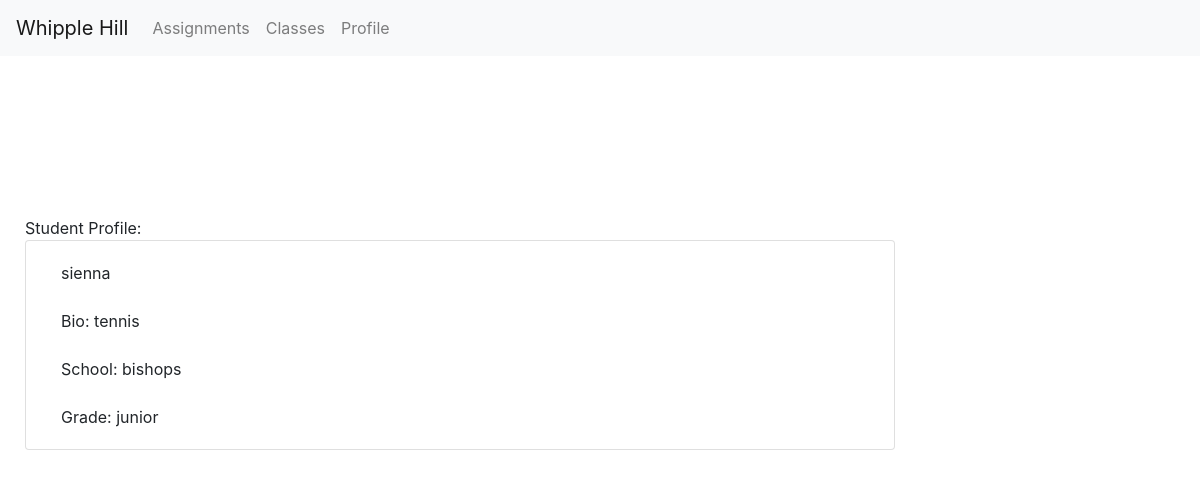
Screenshot of /profile/user2 with the database file from the repository.
### assignments/models.py (models this page shows)
class StudentProfile(models.Model):
    user = models.OneToOneField(
    User,
    on_delete=models.CASCADE,
    primary_key=True
    )
    name = models.TextField(default="", blank=True)
    bio = models.TextField(default="", blank=True)
    school= models.TextField(default="", blank=True)
    FRESHMAN = 'FR'
    SOPHOMORE = 'SO'
    JUNIOR = 'JR'
    SENIOR = 'SR'
    GRADE_CHOICES = [
        (FRESHMAN, 'Freshman'),
        (SOPHOMORE, 'Sophomore'),
        (JUNIOR, 'Junior'),
        (SENIOR, 'Senior'),
    ]
    year_in_school = models.CharField(max_length=2,choices=GRADE_CHOICES,default=FRESHMAN,)

### assignments/views.py (the view, shortened to what this page needs)
# urls.py: path('profile/<username>',views.ProfileView.as_view(),name='profile'),
class ProfileView(View):
    def get(self,request,username):
        user = User.objects.get(username = username)
        try:
            profile = StudentProfile.objects.get(user=user)
        except StudentProfile.DoesNotExist:
            profile = None
        context = {'profile': profile,
        'user': user,
        'authenticated': request.user
        }
        return render(request, 'assignments/profile.html', context)

### assignments/templates/assignments/profile.html (shortened to what this page needs)
<!DOCTYPE html>
<html>
<html lang = "en">
<head>
  <link rel="stylesheet" href="https://maxcdn.bootstrapcdn.com/bootstrap/4.5.2/css/bootstrap.min.css">
  <link rel="stylesheet" href = "style.css">
</head>
  <nav class="navbar navbar-expand-sm bg-light navbar-light fixed-top">
    <a class="navbar-brand" href="{% url 'index' %}">
      Whipple Hill
    </a>
    <div class="collapse navbar-collapse" id="collapsibleNavbar">
      <ul class="navbar-nav">
      {% if user.is_authenticated %}
        <li class="nav-item">
          <a class="nav-link" href="{% url 'assignments' user.username %}">
            Assignments
          </a>
        </li>
        <li class="nav-item">
            <a class="nav-link" href="{% url 'classes' user.username %}">
              Classes
            </a>
        </li>
        <li class="nav-item">
            <a class="nav-link" href= "{% url 'profile' user.username %}">
              Profile
            </a>
        </li>
      {% endif %}
      </ul>
    </div>
  </nav>
  <br></br>
  <br></br>
  <body>
    <div class = "col-xl-12 col-lg-12 col-md-12 col-sm-12">
      Student Profile:
      {% if profile == None %}
        <p> No user profile found </p>
      {% else %}
      <div class = "card col-xl-9 col-lg-9 col-md-9 col-sm-12">
        <div class="caption card-body">
          {{profile.name}}
          <br></br>
          Bio: {{profile.bio}}
          <br></br>
          School: {{profile.school}}
          <br></br>
          Grade: {{profile.year_in_school}}
      </div>
      {% endif %}
  </body>
</html>

### assignments/templates/assignments/style.css (style rules this page uses)
body { padding-top: 120px; margin-left: 10px }

### rows the page displays
StudentProfile: name "sienna", bio "tennis", school "bishops", year_in_school "junior"
